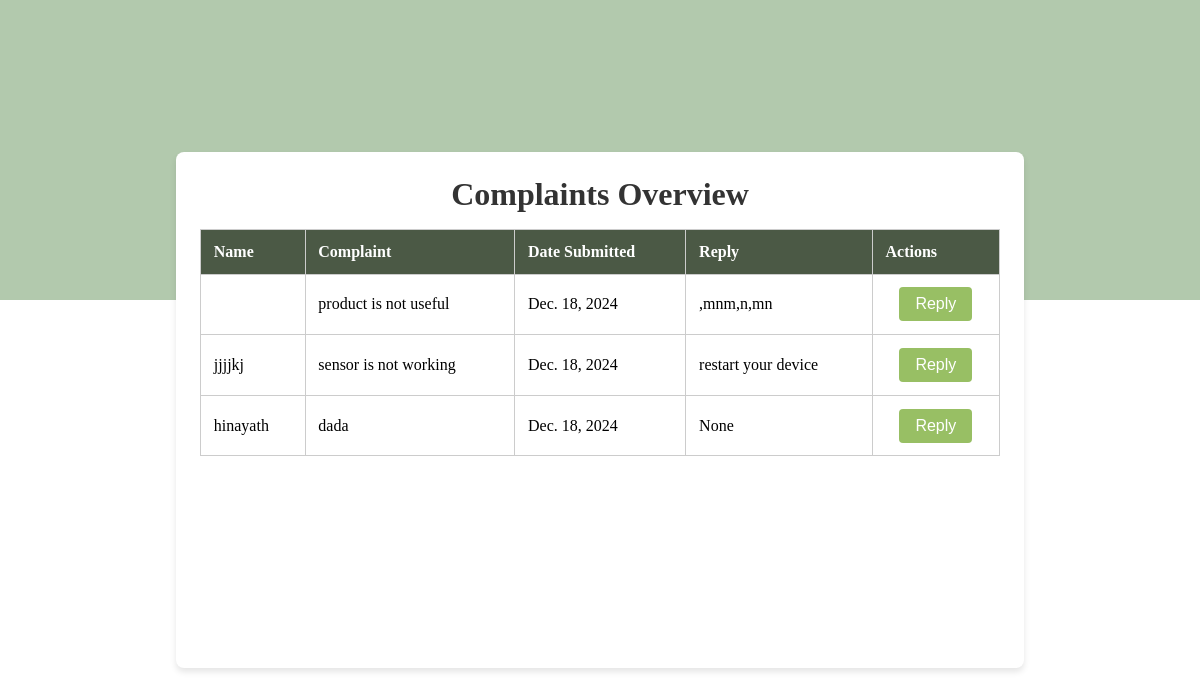
The page /complaints/ on the database as committed earlier.
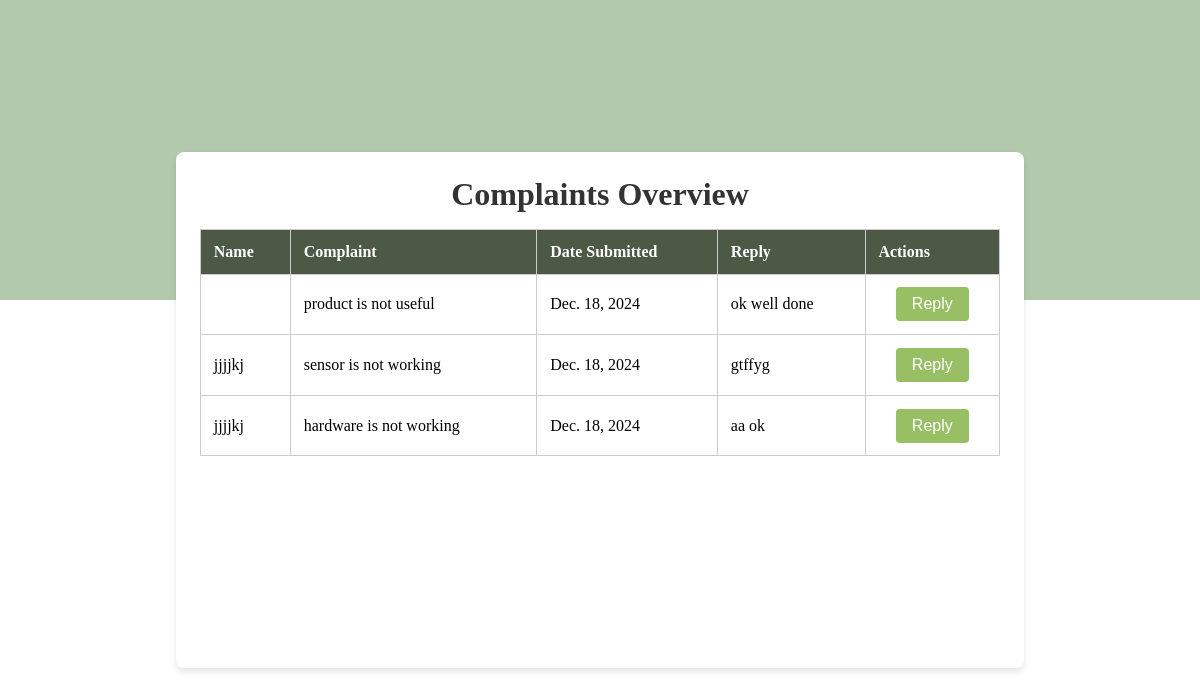
The same page on the database as committed later.
### growapp/models.py (models this page shows)
class Complaints_model(models.Model):
     LOGIN_ID=models.ForeignKey(Login_model,on_delete=models.CASCADE,null=True,blank=True)
     Complaints=models.CharField(max_length=100,null=True,blank=True)
     created_at = models.DateField(auto_now_add=True)
     updated_at = models.DateField(auto_now=True)
     Reply=models.CharField(max_length=100,null=True,blank=True)

class Login_model(models.Model):
    username=models.CharField(max_length=100,null=True,blank=True)
    password=models.CharField(max_length=100,null=True,blank=True)
    type=models.CharField(max_length=100,null=True,blank=True)

### growapp/views.py (the view)
# urls.py: path('complaints/',Complaints.as_view(),name='complaints'),
class Complaints(View):
    def get(self,request):
        obj=Complaints_model.objects.all()
        return render(request,'Complaints.html',{'val':obj})

### templates/Complaints.html (shortened to what this page needs)
<!DOCTYPE html>
<html lang="en">
<head>
    <link rel="stylesheet" href="https://cdnjs.cloudflare.com/ajax/libs/font-awesome/6.0.0-beta3/css/all.min.css">
</head>
<body>
<div class="div1">
</div>
<div class="container">
    <h1>Complaints Overview</h1>
    <table>
        <thead>
            <tr>
                <th>Name</th>
                <th>Complaint</th>
                <th>Date Submitted</th>
                <th> Reply</th>
                <th>Actions</th>
            </tr>
        </thead>
        <tbody>
            {% for i in val %}
            <tr>
                <td>{{ i.LOGIN_ID.username }}</td>
                <td>{{ i.Complaints }}</td>
                <td>{{ i.created_at }}</td>
                <td>{{i.Reply}}</td>
                <td class="actions">
                    <button class="reply-btn" data-id="{{ i.id }}" onclick="openDeleteModal('{{i.id}}')">Reply</button>
                </td>
            </tr>
            {% endfor %}
        </tbody>
    </table>
</div>
<div class="footer">
    <p>&copy; 2024 Grow Smart. All rights reserved.</p>
</div>
</body>
</html>

Rows that differ between the two databases and show on the page:
changed Complaints_model "product is not useful": Reply ",mnm,n,mn" → "ok well done"
changed Complaints_model "sensor is not working": Reply "restart your device" → "gtffyg"
changed Complaints_model: LOGIN_ID.username "hinayath" → "jjjjkj"; Complaints "dada" → "hardware is not working"; Reply "None" → "aa ok"
